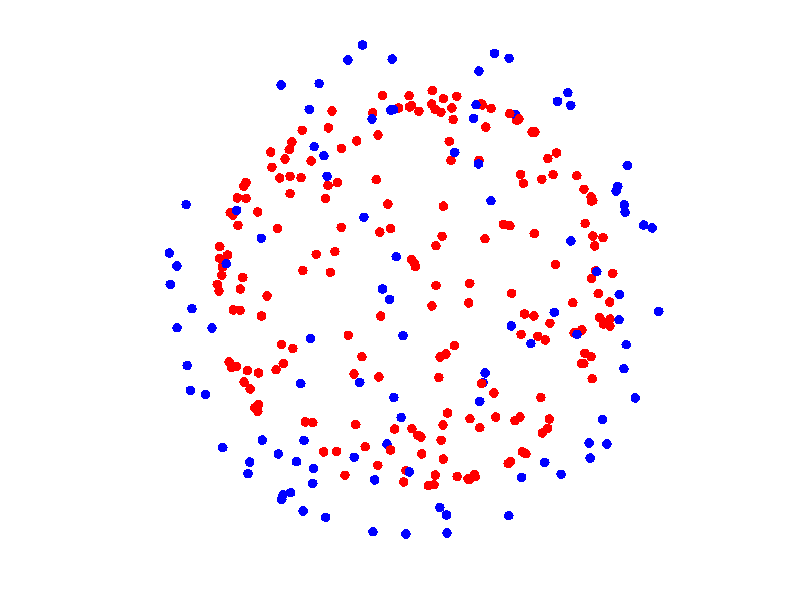
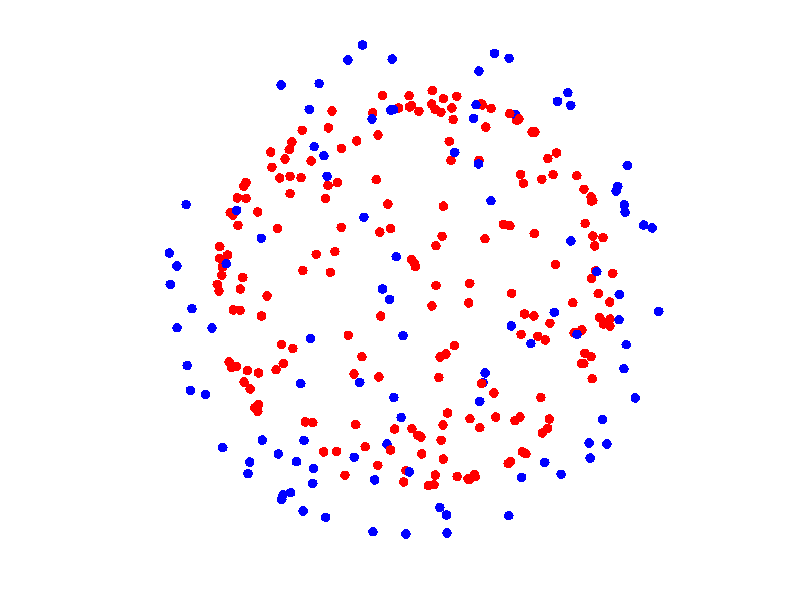
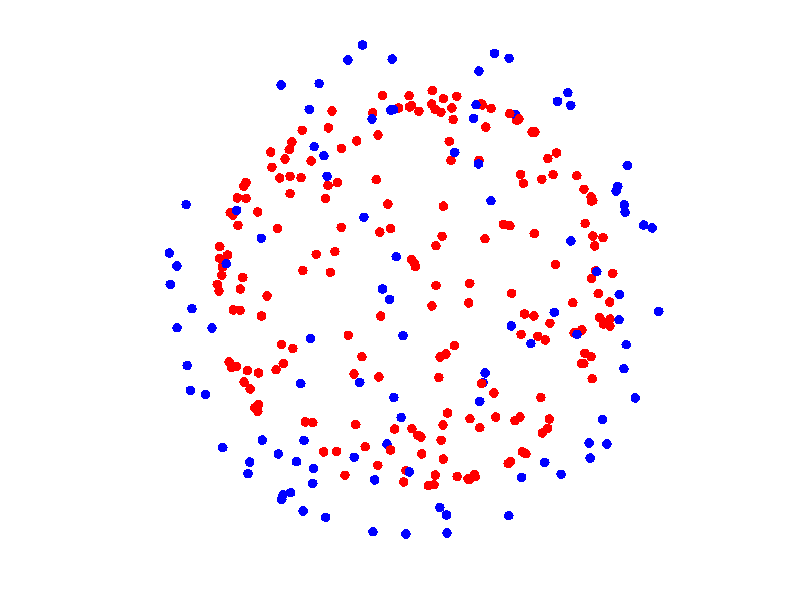
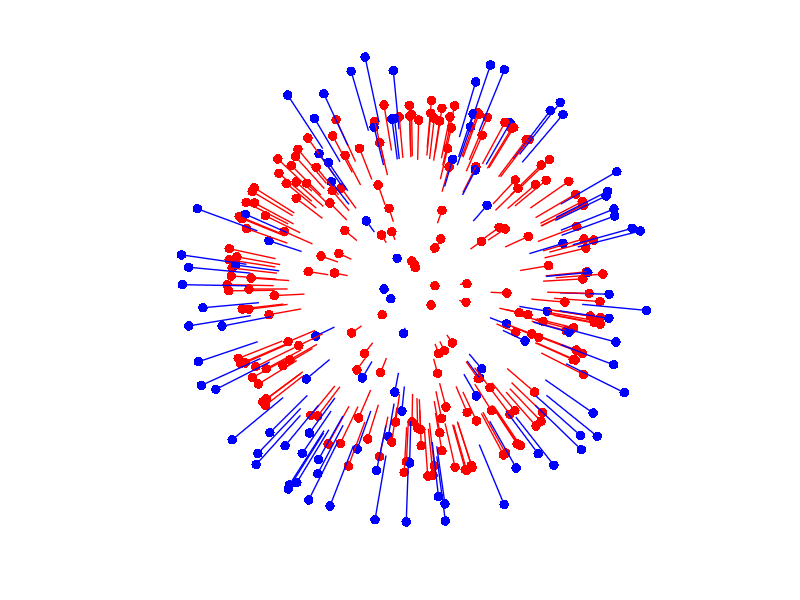

Write the MATLAB code that produced these figures, in order.
function meatballs()
    % addpath('./savelib/')
    rand('seed', 1125);
    close all;
    disp("Sugma.");
    hold on;

    axis equal;
    grid off;
    axis off;

    set(gcf, 'Position', [100 100 1400 1400]);

    % Number of points to generate
    numPoints = 200;
    % numPoints = 200;
    % numPoints = 500;
    % numPoints = 1000;

    numOuterPoints = 100;

    dotsize = 50;

    % Generate random angles
    theta = 2 * pi * rand(1, numPoints);
    phi = acos(2 * rand(1, numPoints) - 1);

    outertheta = 2 * pi * rand(1, numOuterPoints);
    outerphi = acos(2 * rand(1, numOuterPoints) - 1);

    % Convert spherical coordinates to Cartesian coordinates
    x = sin(phi) .* cos(theta);
    y = sin(phi) .* sin(theta);
    z = cos(phi);
    
    outerscale = 1.25;
    xo = sin(outerphi) .* cos(outertheta) * outerscale;
    yo = sin(outerphi) .* sin(outertheta) * outerscale;
    zo = cos(outerphi) * outerscale;


    % Plot the points on the sphere behind triangle
    color = [1 0 0];
    behindX = x(z < 0);
    behindY = y(z < 0);
    % plot_streaks(behindX, behindY, color);
    scatter(behindX, behindY, 10, color, 'filled', 'SizeData', dotsize);
    % plot_glow(behindX, behindY, color);

    outercolor = [0 0 1];
    behindXo = xo(zo < 0);
    behindYo = yo(zo < 0);
    % plot_streaks(behindXo, behindYo, outercolor);
    scatter(behindXo, behindYo, 10, outercolor, 'filled', 'SizeData', dotsize);
    % plot_glow(behindXo, behindYo, outercolor);

    % % TRIANGLE SEGMENT
    % triangleRadius = .9; % Adjust the radius of the triangle
    % triangleAngle = linspace(0, 2 * pi, 4); % Three points for a triangle
    % triangleX = triangleRadius * cos(triangleAngle);
    % triangleY = triangleRadius * sin(triangleAngle);

    % % Rotation matrix
    % rotationAngle = -pi/2;
    % R = [cos(rotationAngle), -sin(rotationAngle); sin(rotationAngle), cos(rotationAngle)];

    % % Apply rotation to triangle vertices
    % rotatedTriangle = R * [triangleX; triangleY];
    % % rotatedTriangle = [triangleX; triangleY];

    % % Plot the rotated triangle with opacity
    % fill(rotatedTriangle(1, :), rotatedTriangle(2, :), 'k' , 'FaceAlpha', 0.75);

    % RECTANGLE LOOP
    % for rectNum = 1:3
    %     width = .05;
    %     baseypos = rectNum/3 - (1.73205/2);
    %     rectx = [0 rectNum*2 rectNum*2 0];
    %     recty = [(width/2)+baseypos, (width/2)+baseypos, -(width/2)+baseypos, -(width/2)+baseypos];

    %     % Plot rectangles without affecting the opacity of the triangle
    %     hRect = fill(rectx, recty, 'k');
    % end

    % % Plot the sphere dots in front of the triangle
    frontX = x(z >= 0);
    frontY = y(z >= 0);
    % plot_streaks(frontX, frontY, color);
    scatter(frontX, frontY, 10, color, 'filled', 'SizeData', dotsize);
    % plot_glow(frontX, frontY, color)

    frontXo = xo(zo >= 0);
    frontYo = yo(zo >= 0);
    % plot_streaks(frontXo, frontYo, outercolor);
    scatter(frontXo, frontYo, 10, outercolor, 'filled', 'SizeData', dotsize);
    % plot_glow(frontXo, frontYo, outercolor);

    set(gcf,'Color', [.2 .2 .2]);

    exportgraphics(gcf,'meatballs.png', 'Resolution', 500);
    exportgraphics(gcf,'vectorfig.pdf','ContentType','vector')
    exportgraphics(gcf,'vectorfig.eps','ContentType','vector')

    close all;
    hold on;
    axis equal;
    grid off;
    axis off;
    set(gcf, 'Position', [100 100 1400 1400]);
    plot_streaks(behindX, behindY, color);
    plot_streaks(behindXo, behindYo, outercolor);
    plot_streaks(frontX, frontY, color);
    plot_streaks(frontXo, frontYo, outercolor);
    exportgraphics(gcf,'streaks.eps','ContentType','vector')

end

function plot_glow(x, y, color)
    return
end
% function plot_glow(x, y, color)
%     for sz = linspace(1000, 1, 9)
%         alpha = .0025;
%         scatter(x, y, sz, color, 'filled', 'MarkerEdgeAlpha', alpha, 'MarkerFaceAlpha', alpha, 'SizeData', sz);
%     end
% end

function plot_streaks(x, y, color)
    % Calculate the distance from each point to the center
    distanceToCenter = sqrt(sqrt(x.^2 + y.^2));

    % Length of the streaks (adjust as needed)
    % color = [color .05];
    streakLength = .25;

    % Plot the points on the circle with streaks towards the center
    for i = 1:length(x)
        % Calculate the end point of the streak
        endX = x(i) - streakLength * x(i) * distanceToCenter(i);
        endY = y(i) - streakLength * y(i) * distanceToCenter(i);
        
        % Plot the streak
        plot([x(i), endX], [y(i), endY], 'color', color, 'LineWidth', 1);
    end
end
